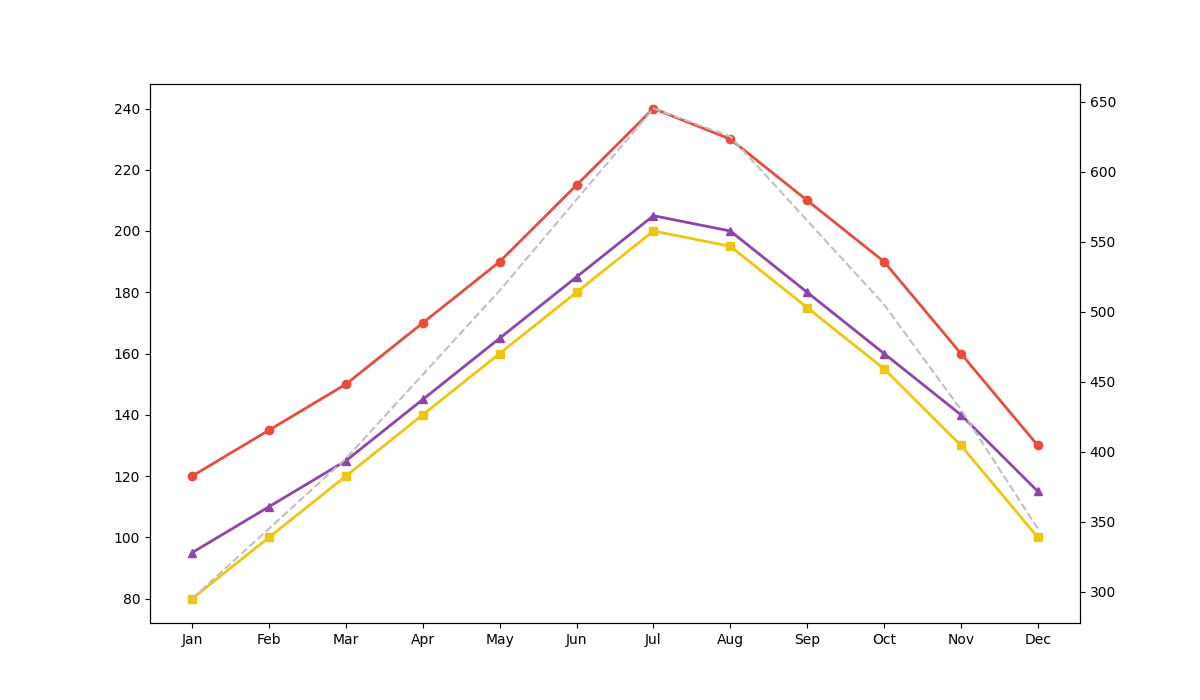

Source code (Python):
import matplotlib.pyplot as plt
import numpy as np

months = np.array(['Jan', 'Feb', 'Mar', 'Apr', 'May', 'Jun', 'Jul', 'Aug', 'Sep', 'Oct', 'Nov', 'Dec'])
solarland = np.array([120, 135, 150, 170, 190, 215, 240, 230, 210, 190, 160, 130])
ecotopia = np.array([80, 100, 120, 140, 160, 180, 200, 195, 175, 155, 130, 100])
sunstate = np.array([95, 110, 125, 145, 165, 185, 205, 200, 180, 160, 140, 115])

fig, ax = plt.subplots(figsize=(12, 7))

ax.plot(months, solarland, marker='o', linestyle='-', color='#E74C3C', linewidth=2)
ax.plot(months, ecotopia, marker='s', linestyle='-', color='#F1C40F', linewidth=2)
ax.plot(months, sunstate, marker='^', linestyle='-', color='#8E44AD', linewidth=2)

total_kWh = solarland + ecotopia + sunstate
ax2 = ax.twinx()
ax2.plot(months, total_kWh, color='silver', linestyle='--', linewidth=1.5)

plt.show()
